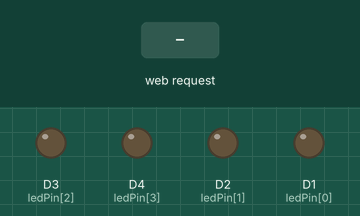
Recording of a sketch running on a simulated ESP8266 (NodeMCU). Shown: output pins drawn as LEDs (lit = HIGH). The test bench sets the inputs (shaded band). WiFi joins after 1.5 s; servers stay silent unless stated; what the sketch prints to the serial monitor is not drawn.

Above: at 2.7 s.
2.8 s: HTTP request GET /on received
At 3.7 s:
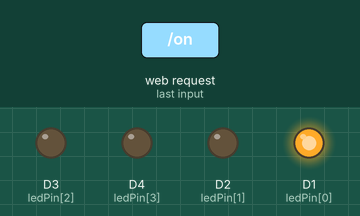
4.3 s: HTTP request GET /allon received
At 4.9 s:
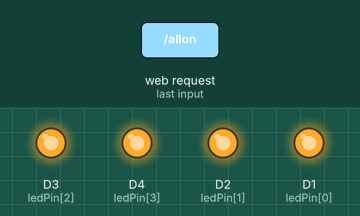
5.8 s: HTTP request GET /off received
At 7.0 s:
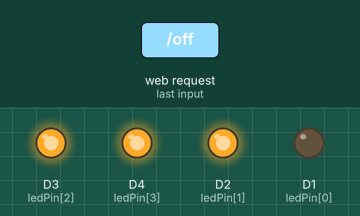
7.3 s: HTTP request GET /off?led=1 received
At 8.4 s:
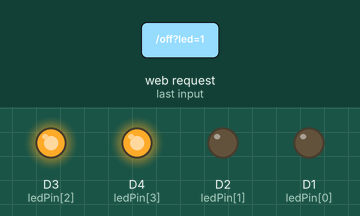
8.8 s: HTTP request GET /on?led=0 received
At 9.5 s:
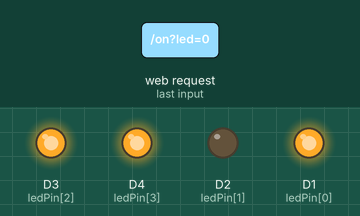
10.3 s: HTTP request GET /alloff received
At 10.6 s:
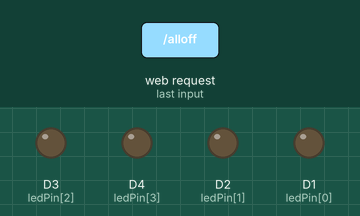
Timing chart, 0 to 12.8 s (numbered marks = the images above; inputs shaded):
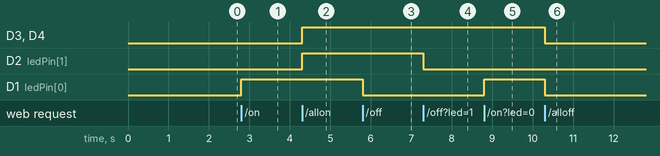

The sketch:

webLeds.ino
```cpp
#include <ESP8266WiFi.h>
#include <ESP8266WebServer.h>

#define ssid "name"
#define password "0123456789"

int ledPin[] = {D1, D2, D3, D4};

ESP8266WebServer server(80);

void setup() {
  Serial.begin(9600);

  Serial.print("Connecting to ");
  Serial.println(ssid);

  // set this for your network
  WiFi.begin(ssid, password);
  IPAddress ip(192,168,43,250);
  IPAddress subnet(255,255,255,0);
  IPAddress gateway(192,168,43,1); // my internal ip address
  WiFi.config(ip, gateway, subnet);

  // waiting for wifi to connect
  while (WiFi.status() != WL_CONNECTED){
      delay(500);
      Serial.print(".");
    }

  Serial.println("");
  Serial.println("WiFi connected");

  server.begin();
  // API endpoints for buttons
  server.on("/on", ledOn);
  server.on("/off", ledOff);
  server.on("/allon", ledsOn);
  server.on("/alloff", ledsOff);
  server.on("/pwm", pwmLed);
  server.on("/", afiseazaHTML);

  for(int i=0; i<4; i++){
      pinMode(ledPin[i], OUTPUT);
    }

}

void loop() {
  server.handleClient();
}

void ledOn() {
    int val = server.arg("led").toInt();
        digitalWrite(ledPin[val], HIGH);
  }

void ledOff() {
    int val = server.arg("led").toInt();
        digitalWrite(ledPin[val], LOW);
  }

void ledsOn() {
    for(int i=0; i<4; i++){
        digitalWrite(ledPin[i], HIGH);
      }
  }

void ledsOff() {
    for(int i=0; i<4; i++){
        digitalWrite(ledPin[i], LOW);
      }
  }

void pwmLed() {
  int intensitate = server.arg("intensitate").toInt();
  int val = server.arg("led").toInt();
    analogWrite(ledPin[val], intensitate);
  }

void afiseazaHTML(){
    server.send(200, "text/html",
        "<html>\
        <head>\
            <link rel='stylesheet' href='https://cdn.jsdelivr.net/gh/titratcristina/control-leds/style.css'>\
            <script src=\"https://code.jquery.com/jquery-3.2.1.min.js\"></script>\
            <title>CONTROL ledULET</title>\
        </head>\
        <body>\
            <div class='container'>\
                <div class='row'>\
                    <div class='col-2'></div>\
                    <div class='col-8'>\
                        <div class='row'>\
                            <div class='col-6'>\
                                <button onclick=\"$.post('/on',{led:0})\" class='button-green'>green on</button>\
                                <button onclick=\"$.post('/on',{led:1})\" class='button-yellow'>yellow on</button>\
                                <button onclick=\"$.post('/on',{led:2})\" class='button-red'>red on</button>\
                                <button onclick=\"$.post('/on',{led:3})\" class='button-green'>green on</button>\
                                <button onclick=\"$.get('/allon')\" class='button-all'>on all</button>\
                            </div>\
                            <div class='col-6'>\
                                <button onclick=\"$.post('/off',{led:0})\" class='buttoff-green'>green off</button>\
                                <button onclick=\"$.post('/off',{led:1})\" class='buttoff-yellow'>yellow off</button>\
                                <button onclick=\"$.post('/off',{led:2})\" class='buttoff-red'>red off</button>\
                                <button onclick=\"$.post('/off',{led:3})\" class='buttoff-green'>green off</button>\
                                <button onclick=\"$.get('/alloff')\" class='buttoff-all'>off all</button>\
                            </div>\
                            <input type='number' min=0 max=4 id='ledulet'>\
                            <input type='range' min=0 max=256 id='intensitate' onchange=\"$.post('/pwm',{led:document.getElementById('ledulet').value, intensitate: document.getElementById('intensitate').value})\">\
                        </div>\
                    </div>\
                    <div class='col-2'></div>\
                </div>\
            </div>\
        </body>\
    </html>");
  }
```

Measured:
- after the input at 2.8 s, D1 (ledPin[0]): LOW → HIGH at once
- after the input at 4.3 s, D3 (ledPin[2]), D4 (ledPin[3]), D2 (ledPin[1]): LOW → HIGH at once
- after the input at 5.8 s, D1 (ledPin[0]): HIGH → LOW at once
- after the input at 7.3 s, D2 (ledPin[1]): HIGH → LOW at once
- after the input at 8.8 s, D1 (ledPin[0]): LOW → HIGH at once
- after the input at 10.3 s, D3 (ledPin[2]), D4 (ledPin[3]), D1 (ledPin[0]): HIGH → LOW at once
